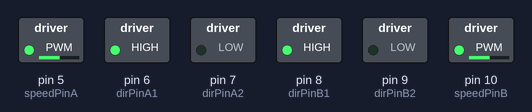
The sketch below on a simulated Arduino Uno, built with avr-gcc and run on an emulated ATmega328P. Shown: switched loads named in the sketch (green lamp = pin HIGH).

Above: at 0.05 s.
At 3.75 s:
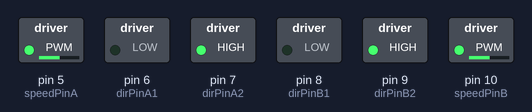
At 7.45 s:
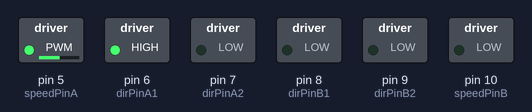
At 10.95 s:
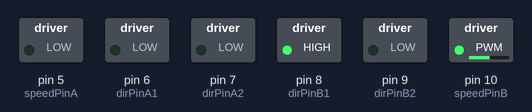
At 12.95 s:
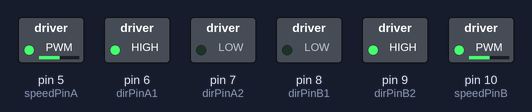
At 14.95 s:
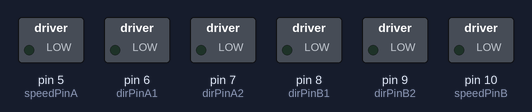
Timing chart, 0 to 19.5 s (numbered marks = the images above):
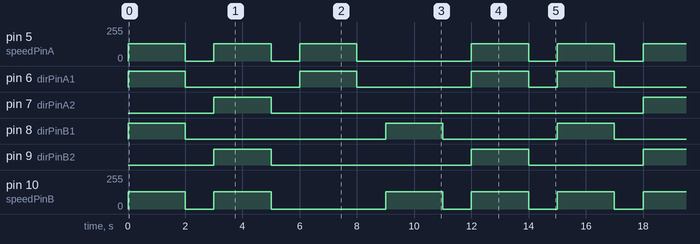

Measured:
- by itself, pin 5 (speedPinA): repeats every 15.0 s: 2 × (0/255 1.0 s, 130/255 2.0 s), 0/255 4.0 s, 130/255 2.0 s, 0/255 1.0 s, 130/255 2.0 s
- by itself, pin 6 (dirPinA1): repeats every 15.0 s: 2 × (LOW 4.0 s, HIGH 2.0 s), LOW 1.0 s, HIGH 2.0 s
- by itself, pin 7 (dirPinA2): alternates HIGH for 2.0 s and LOW for 13.0 s
- by itself, pin 8 (dirPinB1), pin 9 (dirPinB2): repeats every 15.0 s: LOW 7.0 s, HIGH 2.0 s, LOW 4.0 s, HIGH 2.0 s
- by itself, pin 10 (speedPinB): repeats every 15.0 s: 0/255 1.0 s, 130/255 2.0 s, 0/255 4.0 s, 2 × (130/255 2.0 s, 0/255 1.0 s), 130/255 2.0 s

The sketch:

motor.ino
```cpp
const int speedPinA = 5;  // Speed control pin for Motor A
const int speedPinB = 10;  // Speed control pin for Motor B
const int dirPinA1 = 6;    // Direction control pin 1 for Motor A
const int dirPinA2 = 7;    // Direction control pin 2 for Motor A
const int dirPinB1 = 8;    // Direction control pin 1 for Motor B
const int dirPinB2 = 9;    // Direction control pin 2 for Motor B
const int speed = 130;     // Speed of two motors, min:0, max: 255, but value exceed 200 would be the same as 200

void forward() {

  analogWrite(speedPinA, speed);
  analogWrite(speedPinB, speed);

  digitalWrite(dirPinA1,HIGH);
  digitalWrite(dirPinA2,LOW);
  digitalWrite(dirPinB1,HIGH);
  digitalWrite(dirPinB2,LOW);
}

void backward() {
  analogWrite(speedPinA, speed);
  analogWrite(speedPinB, speed);

  digitalWrite(dirPinA1,LOW);
  digitalWrite(dirPinA2,HIGH);
  digitalWrite(dirPinB1,LOW);
  digitalWrite(dirPinB2,HIGH);
}

void turnRight() {

  analogWrite(speedPinA, speed);
  analogWrite(speedPinB, 0);

  digitalWrite(dirPinA1,HIGH);
  digitalWrite(dirPinA2,LOW);
  digitalWrite(dirPinB1,LOW);
  digitalWrite(dirPinB2,LOW);
}

void turnLeft() {

  analogWrite(speedPinA, 0);
  analogWrite(speedPinB, speed);

  digitalWrite(dirPinA1,LOW);
  digitalWrite(dirPinA2,LOW);
  digitalWrite(dirPinB1,HIGH);
  digitalWrite(dirPinB2,LOW);
}
void circle() {

  analogWrite(speedPinA, speed);
  analogWrite(speedPinB, speed);

  digitalWrite(dirPinA1,HIGH);
  digitalWrite(dirPinA2,LOW);
  digitalWrite(dirPinB1,LOW);
  digitalWrite(dirPinB2,HIGH);
}

void stop() {

  analogWrite(speedPinA, 0);
  analogWrite(speedPinB, 0);

  digitalWrite(dirPinA1,LOW);
  digitalWrite(dirPinA2,LOW);
  digitalWrite(dirPinB1,LOW);
  digitalWrite(dirPinB2,LOW);
}

void setup()
{
  pinMode(speedPinA, OUTPUT);
  pinMode(speedPinB, OUTPUT);
  pinMode(dirPinA1, OUTPUT);
  pinMode(dirPinA2, OUTPUT);
  pinMode(dirPinB1, OUTPUT);
  pinMode(dirPinB2, OUTPUT);
}
void loop()
{
    forward();
    delay(2000);
    stop();
    delay(1000);
    backward();
    delay(2000);
    stop();
    delay(1000);
    turnRight();
    delay(2000);
    stop();
    delay(1000);
    turnLeft();
    delay(2000);
    stop();
    delay(1000);
    circle();
    delay(2000);
    stop();
    delay(1000);
}
```
